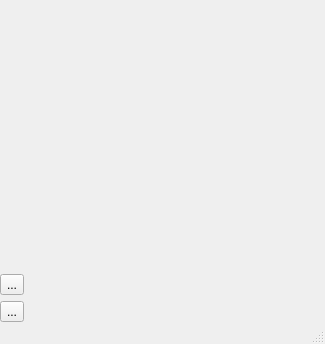
<?xml version="1.0" encoding="UTF-8"?>
<ui version="4.0">
 <class>Lineout_XY</class>
 <widget class="QMainWindow" name="Lineout_XY">
  <property name="geometry">
   <rect>
    <x>0</x>
    <y>0</y>
    <width>325</width>
    <height>344</height>
   </rect>
  </property>
  <property name="windowTitle">
   <string>MainWindow</string>
  </property>
  <property name="iconSize">
   <size>
    <width>20</width>
    <height>20</height>
   </size>
  </property>
  <property name="unifiedTitleAndToolBarOnMac">
   <bool>true</bool>
  </property>
  <widget class="QWidget" name="centralwidget">
   <layout class="QVBoxLayout" name="verticalLayout">
    <property name="leftMargin">
     <number>0</number>
    </property>
    <property name="topMargin">
     <number>0</number>
    </property>
    <property name="rightMargin">
     <number>0</number>
    </property>
    <property name="bottomMargin">
     <number>0</number>
    </property>
    <item>
     <widget class="nCustomDoublePlot" name="plot" native="true"/>
    </item>
    <item>
     <widget class="QToolButton" name="lockColors">
      <property name="enabled">
       <bool>true</bool>
      </property>
      <property name="focusPolicy">
       <enum>Qt::NoFocus</enum>
      </property>
      <property name="toolTip">
       <string>use colorbar extremes</string>
      </property>
      <property name="text">
       <string>...</string>
      </property>
      <property name="icon">
       <iconset resource="../../../build-neutrinoMaster-Brew-Debug/src/qrc/icons.qrc">
        <normaloff>:/icons/lockColor.png</normaloff>:/icons/lockColor.png</iconset>
      </property>
      <property name="iconSize">
       <size>
        <width>10</width>
        <height>10</height>
       </size>
      </property>
      <property name="checkable">
       <bool>true</bool>
      </property>
     </widget>
    </item>
    <item>
     <widget class="QToolButton" name="lockClick">
      <property name="focusPolicy">
       <enum>Qt::NoFocus</enum>
      </property>
      <property name="toolTip">
       <string>Switch between live and click update</string>
      </property>
      <property name="text">
       <string>...</string>
      </property>
      <property name="icon">
       <iconset resource="../../../build-neutrinoMaster-Brew-Debug/src/qrc/icons.qrc">
        <normaloff>:/icons/autoRefresh.png</normaloff>
        <normalon>:/icons/center.png</normalon>:/icons/autoRefresh.png</iconset>
      </property>
      <property name="iconSize">
       <size>
        <width>10</width>
        <height>10</height>
       </size>
      </property>
      <property name="checkable">
       <bool>true</bool>
      </property>
      <property name="neutrinoSave" stdset="0">
       <bool>false</bool>
      </property>
     </widget>
    </item>
   </layout>
  </widget>
  <widget class="QStatusBar" name="statusBar">
   <property name="font">
    <font>
     <pointsize>10</pointsize>
    </font>
   </property>
  </widget>
 </widget>
 <customwidgets>
  <customwidget>
   <class>nCustomDoublePlot</class>
   <extends>QWidget</extends>
   <header>nCustomPlots.h</header>
   <container>1</container>
  </customwidget>
 </customwidgets>
 <resources>
  <include location="../../../build-neutrinoMaster-Brew-Debug/src/qrc/icons.qrc"/>
 </resources>
 <connections/>
</ui>
